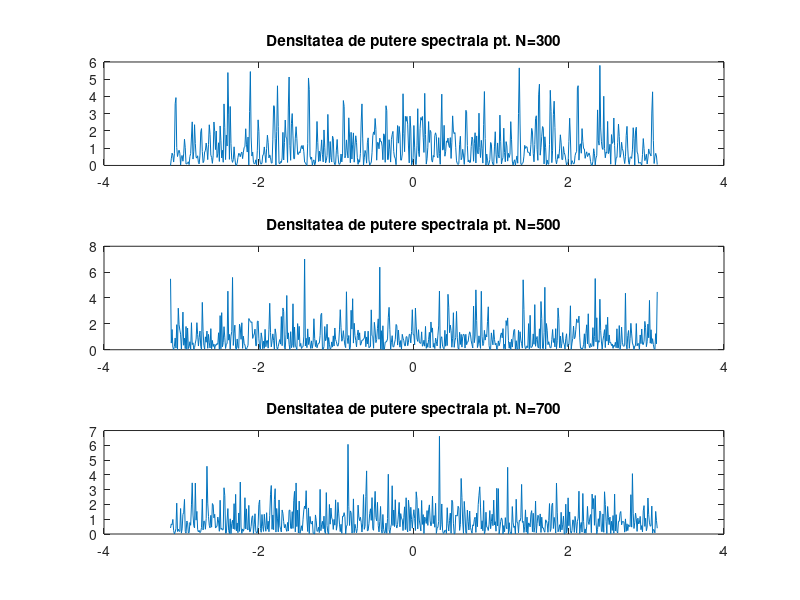

The MATLAB source for this figure:
N = 300;
n = 0:N-1;
w = -pi:0.01:pi;

e = randn(1, N);

X = freqz(e, 1, w);
p = (1/N) * (abs(X)).^2;
figure(1);
subplot(3,1,1);
plot(w, p);
title('Densitatea de putere spectrala pt. N=300');
%{
Un semnal poate fi exprimat ca o combinatie de sinusuri si cosinusuri de 
diferite perioade si amplitudini. Aceasta descompunere ne poate ajuta sa 
aflam informatii importante despre comportamentul periodic al intregului 
semnal. Periodograma este utilizata pentru a identifica perioadele sau 
frecventele dominante cu scopul de a decide ce semnale din descompunerea 
semnalului initial ofera informatie importanta si ce semnale nu contin o 
cantitate atat de mare de informatie. Semnalele mai putin importante pot fi
eliminate din descompunere. Pentru un semnal random, asa cum este si cel 
din exercitiul prezentat, toate componentele sinus sau cosinus sunt de 
egala importanta, de aceea graficul periodogramei variaza in jurul unei 
anumite constante. Daca semnalul initial are o sinusoida puternica la o 
anumita frecventa, atunci, la acea frecventa, pe graficul periodogramei 
se va regasi un punct de maxim pronuntat.
%}

N = 500;
e = randn(1, N);
X = freqz(e, 1, w);
p = (1/N) * (abs(X)).^2;
figure(1);
subplot(3,1,2);
plot(w, p);
title('Densitatea de putere spectrala pt. N=500');


N = 700;
e = randn(1, N);
X = freqz(e, 1, w);
p = (1/N) * (abs(X)).^2;
figure(1);
subplot(3,1,3);
plot(w, p);
title('Densitatea de putere spectrala pt. N=700');

